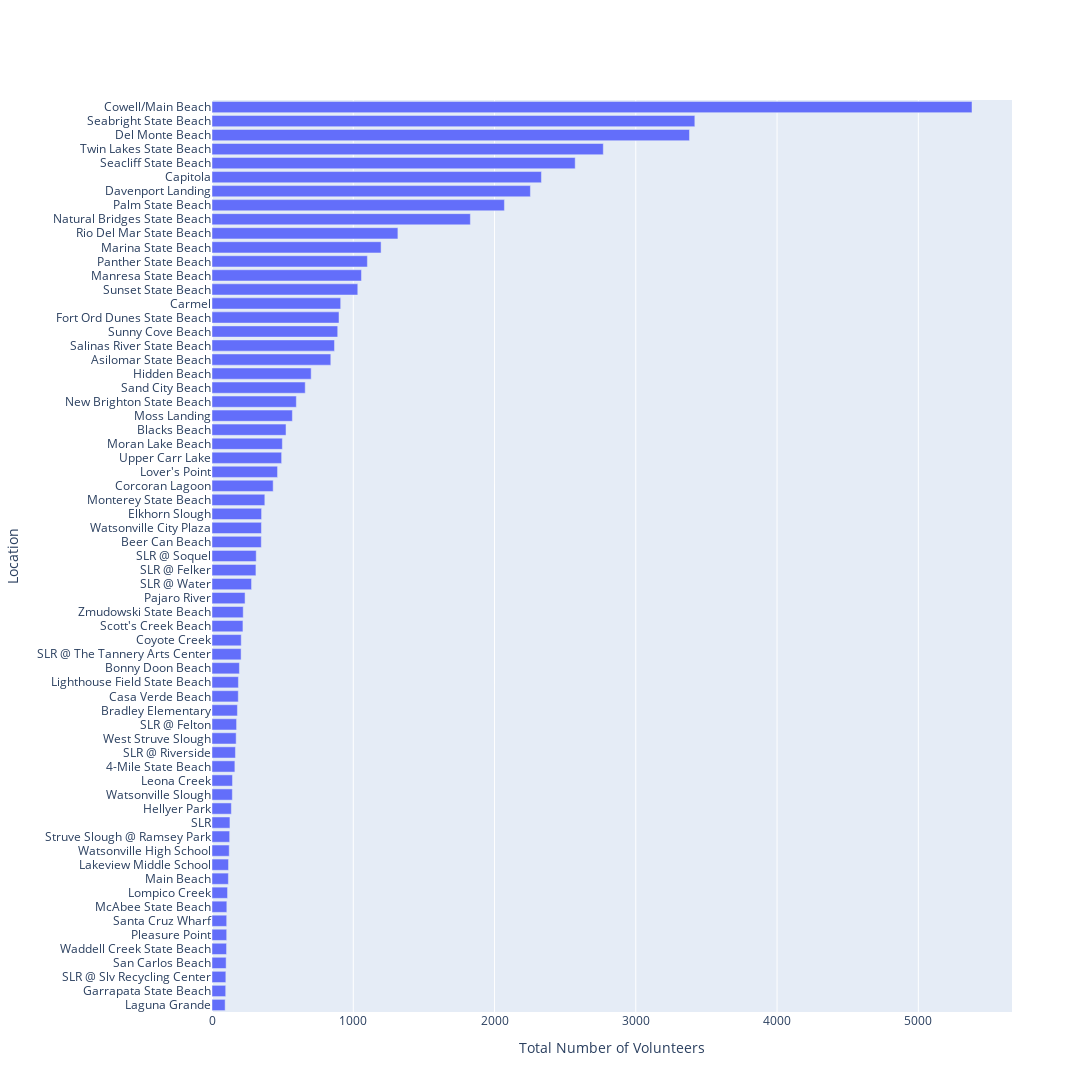

Notebook code for this chart:
### Markdown cell above
Plot number of volunteers by cleanup site.

### Code cell
fig = go.Figure()
fig.add_trace(go.Bar(
    y=sos_sites['Cleanup Site'],
    x=sos_sites['Adult Volunteers'],
    orientation='h',
    name='Total Cleanup Volunteers',
))
fig.update_layout(
    autosize=False,
    width=1100,
    height=1500,
    yaxis_title='Location',
    xaxis_title='Total Number of Volunteers',
    yaxis={'categoryorder':'total ascending'}
)
fig.show()

### Figure 1 — Plotly figure (JSON) as saved in the notebook; plotly's stock layout.template omitted (floating-point values rounded to 4 significant figures)
{"data": [{"name": "Total Cleanup Volunteers", "orientation": "h", "type": "bar", "x": [162, 841, 349, 524, 194, 180, 2332, 911, 186, 433, 5380, 207, 2254, 3380, 351, 899, 97, 137, 702, 93, 117, 145, 187, 110, 464, 116, 1058, 1197, 105, 374, 498, 569, 1829, 597, 234, 2070, 1100, 104, 1316, 127, 311, 174, 166, 98, 313, 206, 280, 867, 100, 660, 104, 219, 3418, 2571, 125, 890, 1032, 2770, 493, 103, 350, 122, 144, 171, 221], "y": ["4-Mile State Beach", "Asilomar State Beach", "Beer Can Beach", "Blacks Beach", "Bonny Doon Beach", "Bradley Elementary", "Capitola", "Carmel", "Casa Verde Beach", "Corcoran Lagoon", "Cowell/Main Beach", "Coyote Creek", "Davenport Landing", "Del Monte Beach", "Elkhorn Slough", "Fort Ord Dunes State Beach", "Garrapata State Beach", "Hellyer Park", "Hidden Beach", "Laguna Grande", "Lakeview Middle School", "Leona Creek", "Lighthouse Field State Beach", "Lompico Creek", "Lover's Point", "Main Beach", "Manresa State Beach", "Marina State Beach", "McAbee State Beach", "Monterey State Beach", "Moran Lake Beach", "Moss Landing", "Natural Bridges State Beach", "New Brighton State Beach", "Pajaro River", "Palm State Beach", "Panther State Beach", "Pleasure Point", "Rio Del Mar State Beach", "SLR", "SLR @ Felker", "SLR @ Felton", "SLR @ Riverside", "SLR @ Slv Recycling Center", "SLR @ Soquel", "SLR @ The Tannery Arts Center", "SLR @ Water", "Salinas River State Beach", "San Carlos Beach", "Sand City Beach", "Santa Cruz Wharf", "Scott's Creek Beach", "Seabright State Beach", "Seacliff State Beach", "Struve Slough @ Ramsey Park", "Sunny Cove Beach", "Sunset State Beach", "Twin Lakes State Beach", "Upper Carr Lake", "Waddell Creek State Beach", "Watsonville City Plaza", "Watsonville High School", "Watsonville Slough", "West Struve Slough", "Zmudowski State Beach"]}], "layout": {"autosize": false, "height": 1500, "width": 1100, "xaxis": {"autorange": true, "range": [0, 5663.0], "title": {"text": "Total Number of Volunteers"}, "type": "linear"}, "yaxis": {"autorange": true, "categoryorder": "total ascending", "range": [-0.5, 64.5], "title": {"text": "Location"}, "type": "category"}}}
